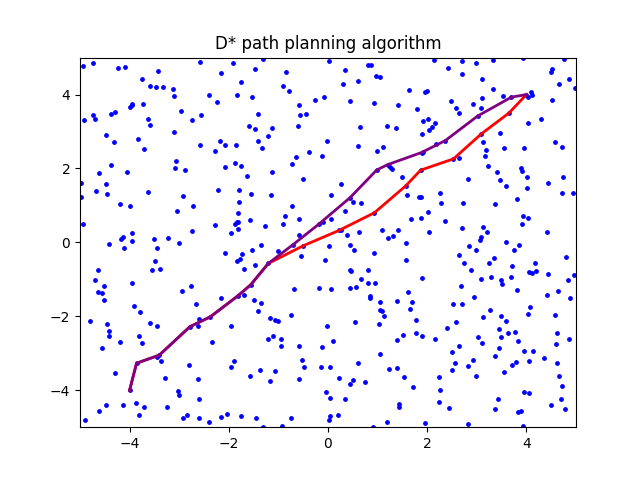

The script that drew this image:
from lib.visualization import *
from lib.node import *
from lib.planner import *
from lib.environment import *
import numpy as np
import matplotlib.pyplot as plt

# plot empty axes
fig, ax = plt.subplots()
viz = Visualization((-5, 5), (-5, 5), ax)
viz.plot_axes()
viz.show(msg='Showing axes. Press enter to continue')

# make environment
env = Uniform(np.random.random((500,2)) * 10 - 5, mincost=1)
env.add_startgoal(start=[-4, -4], goal=[4, 4])
viz.plot_nodes(env.pts)
ax.set_title('D* path planning algorithm') 
viz.show(msg='Showing states. Press enter to continue')

# plot graph connections
viz.plot_graph(env.graph)
viz.show(msg='Showing graph. Press enter to continue')

planner = Dstar(env.goal, env.graph)
path = planner.plan(env.start)

viz.plot_path(BasicNode.nodes_to_xy(path))
viz.show(msg='Showing path. Press enter to add point obstacle') 

# making obstacles at 25%, 50%, and 75% of the current path...
idx = len(path) // 2
x = path[idx]
print(x, 'is now an obstacle')
y = planner.b[x]
planner.modify_cost(x,y,float('inf'))

idx = 3 * len(path) // 4
x = path[idx]
print(x, 'is now an obstacle')
y = planner.b[x]
planner.modify_cost(x,y,float('inf'))

idx = len(path) // 4
x = path[idx]
print(x, 'is now an obstacle')
y = planner.b[x]
planner.modify_cost(x,y,float('inf'))

# replanning
path = planner.plan(path[idx - 1])
viz.plot_path(BasicNode.nodes_to_xy(path), col='Purple')
viz.show(msg='Showing altered path. Press enter to quit')
